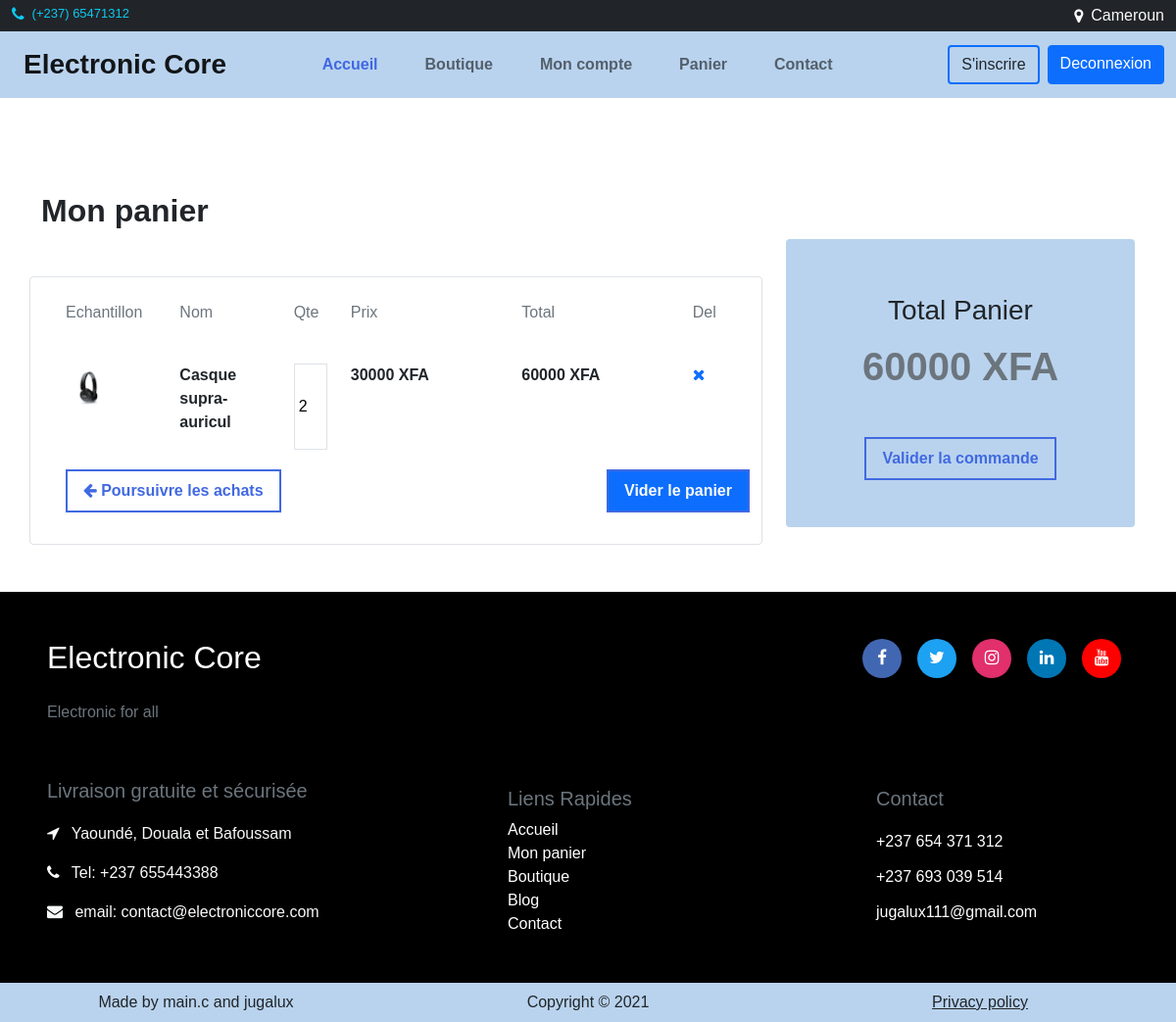
The page /my-cart/ (signed in) on the database its author committed.
### core/models.py (models this page shows, shortened)
class OrderItem(models.Model):
    qte = models.IntegerField()
    total_price = models.IntegerField(default=0)
    order = models.ForeignKey(Order, models.CASCADE, related_name='items')
    product = models.ForeignKey(Product, models.CASCADE)

class Product(models.Model):
    STATUS = (
        ('New', 'New'),
        ('On Sale', 'On Sale'),
        ('Reached Limits', 'Reached Limits')
    )
    title = models.CharField(max_length=200, unique=True)
    slug = models.SlugField(max_length=200, unique=True)
    price = models.IntegerField()
    full_desc = QuillField(default='', null=True, blank=True)
    mini_desc = QuillField(default='', null=True, blank=True)
    qte = models.IntegerField()
    status = models.CharField(max_length=100, choices=STATUS, default='New')
    post_on = models.DateField(auto_now=True)
    category_id = models.ForeignKey(Category, models.CASCADE)
    def get_main_image(self):
        return self.images.get(title='main').image.url

class ProductImage(models.Model):
    title = models.CharField(max_length=200)
    image = models.ImageField(upload_to='products_image')
    product = models.ForeignKey(Product, models.CASCADE, related_name='images')

class Order(models.Model):
    STATE = (
        ('Validated', 'Validated'),
        ('In Cart', 'In Cart'),
        ('Paid', 'Paid'),
    )
    note = models.TextField(null=True)
    ordered_on = models.DateTimeField(auto_now=True, null=True)
    price = models.IntegerField(default=0)
    adress = models.ForeignKey(Address, models.CASCADE, null=True)
    state = models.CharField(max_length=100, choices=STATE, default=STATE[1])
    customer = models.ForeignKey(Customer, models.SET_NULL, null=True,)

### core/views.py (the view)
# urls.py: path('my-cart/', ListCartView.as_view(), name='list_cart'),
@method_decorator(decorators, name="get")
class ListCartView(View):
    template_name = "core/cart.html"
    context = {}
    def get(self, request, *args, **kwargs):
        cart = None
        order_items = None
        client = Customer.objects.get(user=request.user)
        cart = Order.objects.filter(
            customer=client, state='In Cart').first()
        if cart:
            order_items = cart.items.all()
            self.context = {'cart': cart, 'order_items': order_items}
            return render(request, self.template_name, self.context)
        else:
            return render(request, self.template_name, {'error_message': "Panier Vide"})

### core/context_processors.py (called while the page is built)
def categories(request):
    categories = Category.objects.all()
    return {'categories': categories}

### core/templates/core/cart.html (shortened to what this page needs)
{% extends 'core/base.html' %}
{% block content %}
{%if  error_message %}
	<div class="container pt-5" style="background-image: url(/static/core/images/nothing.svg); min-height: 70vh; background-size: contain; background-repeat: no-repeat;">
		<div class="row">
			<div class="col-lg-9"></div>
			<div class="col-lg-3">
				<h2 class="text-primary fw-bold text-center mt-5 mx-auto">
					{{ error_message }}
				</h2>
				<p class="text-center mt-4 fs-5">Votre panier est vide pour l'instant!!</p>
				<div class="d-flex justify-content-center">
					<a href="{% url 'core:shop' %}" class="btn btn-larger fw-bold btn-block px-3 p-2"/>
						<i class="fa fa-shopping-card"></i>
	                    Visitez La boutique
	                </a>
				</div>
			</div>
		</div>
	</div>
{% else %}
	<div class="container d-flex my-5">
		<div class="row">
			<div class="col-lg-8">
				<h2 class="fw-bold my-5">Mon panier</h2>
				<div class="row d-grid ps-4 me-0 py-4 border border-1 rounded">
					<div class="row mb-1">
						<div class="col-lg-2">
							<p class="text-secondary">Echantillon</p>
						</div>
						<div class="col-lg-2 d-grid">
							<p class="text-secondary">Nom</p>
						</div>
						<div class="col-lg-1 d-grid">
							<p class="text-secondary">Qte</p>
						</div>
						<div class="col-lg-3 d-grid">
							<p class="text-secondary">Prix</p>
						</div>
						<div class="col-lg-3 d-grid">
							<p class="text-secondary">Total</p>
						</div>
						<div class="col-lg-1 d-grid">
							<p class="text-secondary">Del</p>
						</div>
					</div>
						<div class="row row_cart my-1 pt-3">
						{% for item in order_items %}
							<div class="col-lg-2">
								<img src="{{ item.product.get_main_image }}" class="w-50">
							</div>
							<div class="col-lg-2 d-grid">
								<p class="fw-bold">{{ item.product.title|slice:":20" }}</p>
							</div>
							<div class="col-lg-1 d-grid">
								<input type="number" name="qte" min="1" value="{{item.qte}}" placeholder="1" class="w-100 border border-1 bg-transparent text-center" style="-moz-appearance: textfield">
							</div>
							<div class="col-lg-3 d-grid">
								<p class="fw-bold">{{ item.product.price }} XFA</p>
							</div>
							<div class="col-lg-3 d-grid">
								<p class="fw-bold">{{ item.total_price }} XFA</p>
							</div>
							<div class="col-lg-1">
								<a href="{% url 'core:delete_item' item.product.slug %}"><i class="fa fa-remove"></i></a>
							</div>
						{% endfor %}
					</div>
					<div class="w-100 mt-2 py-2 d-flex justify-content-between">
						<a href="{% url 'core:shop' %}" class="btn btn-larger fw-bold btn-block px-3 p-2"/>
							<i class="fa fa-arrow-left"></i>
		                    Poursuivre les achats
		                <a href="{% url 'core:delete_order' cart.id %}" class="btn btn-larger bg-primary text-light fw-bold btn-block px-3 p-2"/>
		                    Vider le panier
					</div>
				</div>
			</div>
			<div class="col-lg-4 mt-5 pt-lg-5">
				<div class="command py-lg-5 my-lg-auto rounded">
					<h3 class="text-dark text-center my-2">Total Panier</h3>
					<h1 class="fw-bold text-secondary text-center my-3">{{cart.price}} XFA</h1>
					<div class="d-flex justify-content-center mt-3 mt-lg-5">
						<a href="{% url 'core:checkout' cart.id %}" class="btn btn-larger fw-bold btn-block px-3 p-2"/>
		                    Valider la commande
					</div>
				</div>
			</div>
		</div>
	</div>
{% endif %}
{% endblock %}

### core/static/core/css/style.css (style rules this page uses)
body, html { height:100%; overflow-x: hidden; scroll-behavior: smooth; font-family: 'Dosis', sans-serif; }
.btn-larger { border:2px solid royalblue; border-radius: 0px; color: royalblue; -webkit-transition: all .3s; -moz-transition: all .3s; transition: all .3s; }
input { outline: none; }
.command { background: #B9D3EE; }
.btn { outline: none; }

### rows shown on the page
OrderItem: product.get_main_image (picture), product "Casque supra-auricul", qte "2", product.price "30000", total_price "60000"
Order: price "60000"
